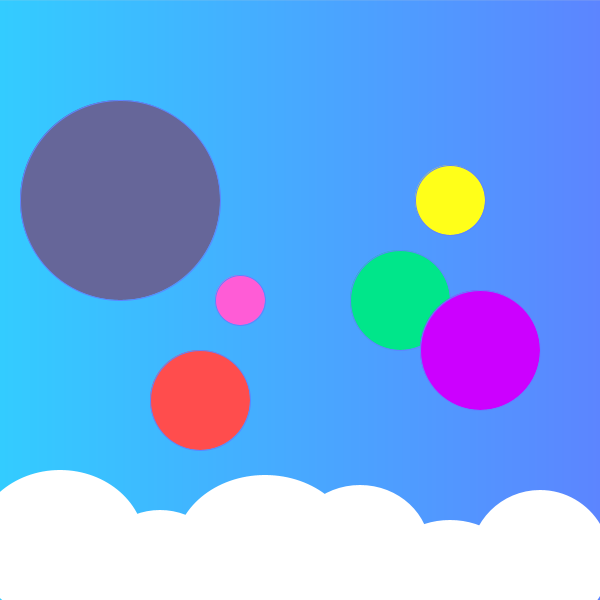
Frame 1 (no input)
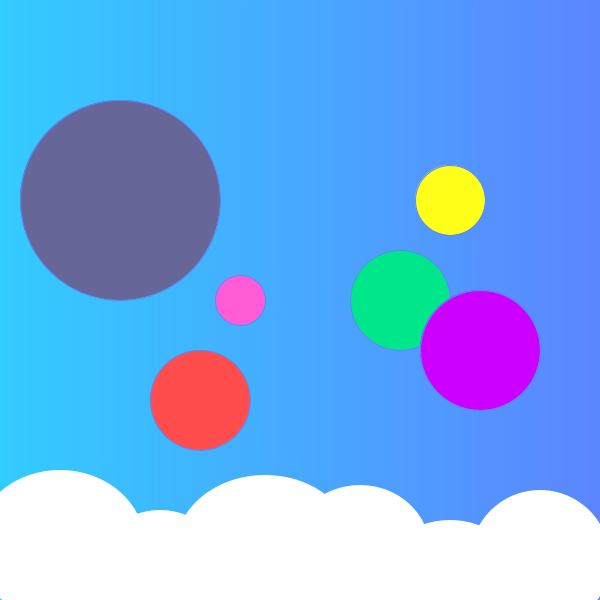
Frame 60 (the mouse pressed at the canvas centre just before this capture)
Frame 120 (the mouse held since frame 60 and released just before this capture): identical to frame 60, image omitted

The Processing sketch that drew these frames (run headless with seeded random() and noise(); from frame 60 on, the mouse is pressed at the canvas centre):

// Processing sketch: CatherineChung_Proj1
// ── CatherineChung_Proj1.pde
//adjective: elated
int y = 0;
int h = 200; 
color b1,b2; 


void setup(){
  size(600,600); 
  //background(0); 
  b1 = color(51,204,255); 
  b2 = color(92,133,255); 

}

void draw(){
    skyBckgrnd();
    balloons(); 
    cloud();
}

void skyBckgrnd(){
    for (int i = y; i < width; i++) {
      float remap = map(i, y, height, 0, 1);
      color c = lerpColor(b1, b2, remap); // start, stop, amount
      stroke(c);
    line(i, y, i, height);
    }
}

void balloons(){
  //stroke(1);
  //gray balloon
  fill(102, 102, 153);
  ellipse(120,200,200,200); 
  //red balloon
  fill(255,77,77);
  ellipse(200,400,100,100); 
  //pinkish balloon
  fill(255,92,214);
  ellipse(240,300,50,50); 
  //green balloon
  fill(0,230,138);
  ellipse(400,300,100,100); 
  //yellow balloon
  fill(255,255,25);
  ellipse(450,200,70,70); 
  //purple balloon
  fill(204,0,255);
  ellipse(480,350,120,120); 
}

void cloud(){
  fill(255,255,255);
  noStroke(); 
  ellipse(60,545,170,150); 
  ellipse(160,570,130,120);
  ellipse(265,550,180,150); 
  ellipse(360,550,140,130);
  ellipse(450,570,130,100);
  ellipse(540,560,140,140);
  //arc(90,540,170,150,-PI,0); 
}
/*void keyPressed(){
  if(key >= 'S'){
  ellipse(mouseX,mouseY,100,100); 
  }
  else {
  ellipse(234,454,100,100);
  }
}*/
